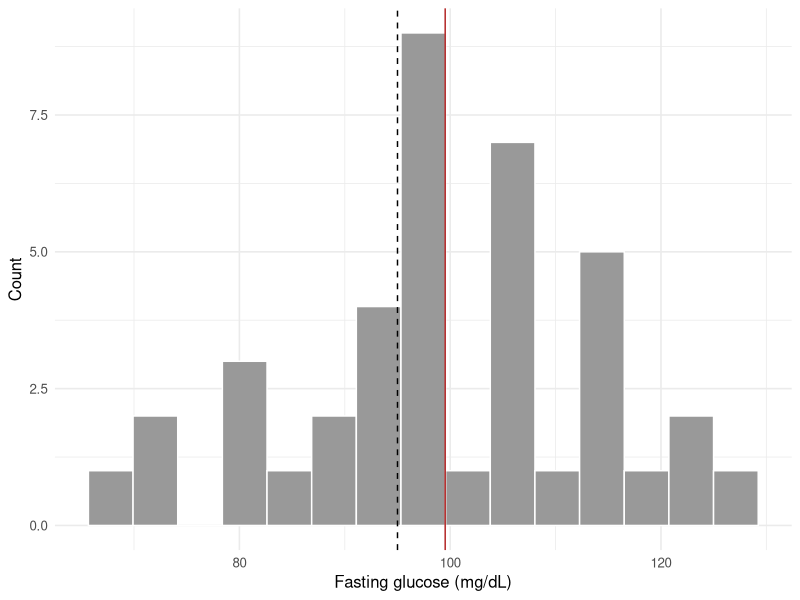
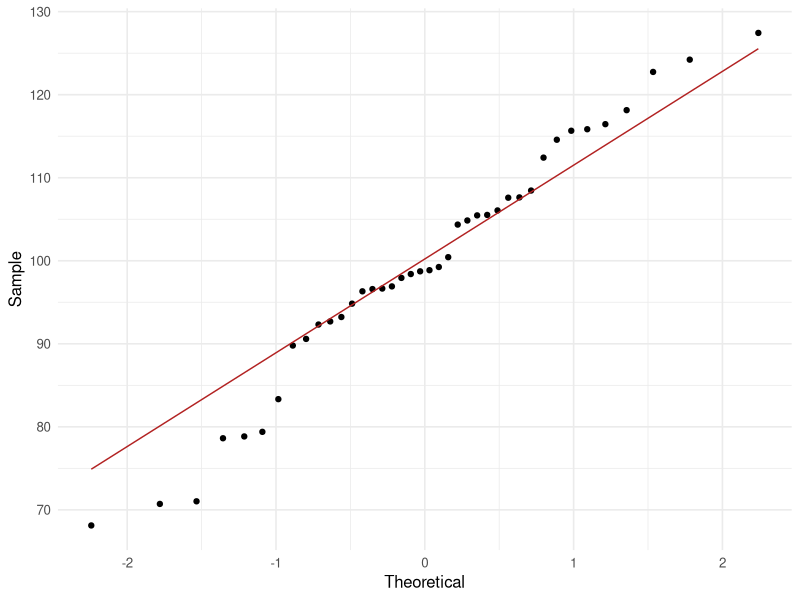

These charts were generated, in order, by the following R code:
## ---- chunk 1
#| label: setup
library(tidyverse)
set.seed(42)
theme_set(theme_minimal(base_size = 12))
## ---- chunk 2
n <- 40
glucose <- rnorm(n, mean = 100, sd = 12)
## ---- chunk 3
#| fig-width: 6
#| fig-height: 3.5
tibble(glucose) |>
  ggplot(aes(glucose)) +
  geom_histogram(bins = 15, fill = "grey60", colour = "white") +
  geom_vline(xintercept = 95, linetype = 2) +
  geom_vline(xintercept = mean(glucose), colour = "firebrick") +
  labs(x = "Fasting glucose (mg/dL)", y = "Count")
## ---- chunk 4
accept <- 78
total  <- 120
tibble(state = c("accepted", "declined"),
       count = c(accept, total - accept))
## ---- chunk 5
#| fig-width: 5
#| fig-height: 3.5
tibble(glucose) |>
  ggplot(aes(sample = glucose)) +
  stat_qq() + stat_qq_line(colour = "firebrick") +
  labs(x = "Theoretical", y = "Sample")
## ---- chunk 6
tt <- t.test(glucose, mu = 95)
tt
## ---- chunk 7
pt_large <- prop.test(x = accept, n = total, p = 0.60)
pt_exact <- binom.test(x = accept, n = total, p = 0.60)
list(prop_test = pt_large, binom_test = pt_exact)
## ---- chunk 8
sessionInfo()
